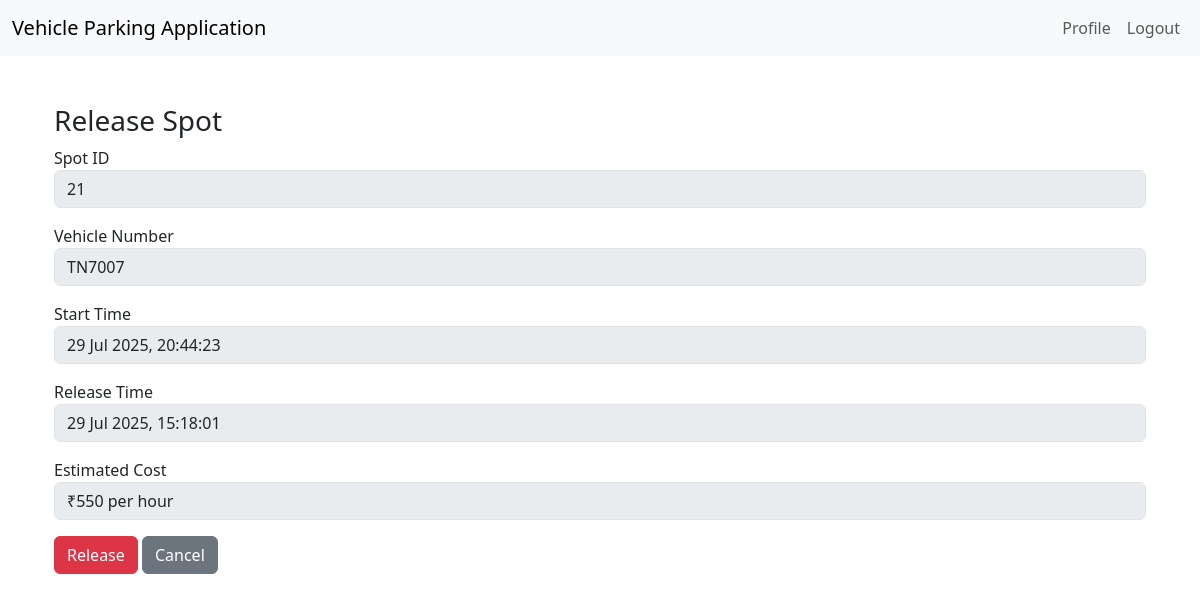
The app's page /user/release/10 (signed in) with its own data.
### applications/models.py (models this page shows)
class Parking_spot(db.Model):
    __tablename__ = "Parking_spot"
    id = db.Column(db.Integer, autoincrement = True, primary_key = True )
    parking_lot_id = db.Column(db.Integer, db.ForeignKey("Parking_lot.id"), nullable = False )
    is_booked = db.Column(db.Boolean, default=False)
    additional_info = db.Column(db.String(64), nullable=True)
    parking_lot = db.relationship("Parking_lot", backref=db.backref("parking_spots", lazy=True, cascade ="all, delete"))

class Booking(db.Model):
    __tablename__ = "Booking"
    id = db.Column(db.Integer, autoincrement = True, primary_key = True )
    user_id = db.Column(db.Integer, db.ForeignKey("User.id"), nullable = False )
    parking_spot_id = db.Column(db.Integer, db.ForeignKey("Parking_spot.id"), nullable = False )
    vehicle_number = db.Column(db.String(20), nullable = False )
    start_time = db.Column(db.DateTime, nullable = False )
    end_time = db.Column(db.DateTime, nullable = False )
    cost = db.Column(db.Integer, nullable = False )
    user = db.relationship("User", backref=db.backref("bookings", lazy=True, cascade ="all, delete"))
    parking_spot = db.relationship("Parking_spot", backref=db.backref("bookings", lazy=True, cascade ="all, delete"))

class Parking_lot(db.Model):
    __tablename__ = "Parking_lot"
    id = db.Column(db.Integer, autoincrement = True, primary_key = True )
    location = db.Column(db.String(64), nullable = False, unique=True )
    address = db.Column(db.String(512), nullable = False )
    pincode = db.Column(db.Integer, nullable = False )
    price = db.Column(db.Integer, nullable = False )
    max_no_spots = db.Column(db.Integer, nullable = False )
    landmark = db.Column(db.String(64), nullable = False )

### applications/routes.py (the view)
@app.route('/user/release/<int:booking_id>')
def release_form(booking_id):
    if 'user_id' not in session:
        return redirect(url_for('login'))
    booking = Booking.query.get_or_404(booking_id)
    now = datetime.now()
    return render_template('user/release_form.html', booking=booking, now=now)

### templates/user/release_form.html (shortened to what this page needs)
{% extends 'base.html' %}
{% block content %}
<div class="container mt-5">
  <h3>Release Spot</h3>
  <form method="POST" action="{{ url_for('confirm_release') }}">
    <div class="mb-3">
      <label>Spot ID</label>
      <input type="text" class="form-control" value="{{ booking.parking_spot.id }}" disabled>
    </div>
    <div class="mb-3">
      <label>Vehicle Number</label>
      <input type="text" class="form-control" value="{{ booking.vehicle_number }}" disabled>
    </div>
    <div class="mb-3">
      <label>Start Time</label>
      <input type="text" class="form-control" value="{{ booking.start_time.strftime('%d %b %Y, %H:%M:%S') }}" disabled>
    </div>
    <div class="mb-3">
      <label>Release Time</label>
      <input type="text" class="form-control" value="{{ now.strftime('%d %b %Y, %H:%M:%S') }}" disabled>
    </div>
    <div class="mb-3">
      <label>Estimated Cost</label>
      <input type="text" class="form-control" value="₹{{ booking.parking_spot.parking_lot.price }} per hour" disabled>
    </div>
    <button type="submit" class="btn btn-danger">Release</button>
    <a href="{{ url_for('user_dashboard') }}" class="btn btn-secondary">Cancel</a>
  </form>
</div>
{% endblock %}

### records on screen
Parking_spot: parking_spot.id "21"
Booking: vehicle_number "TN7007", start_time "29 Jul 2025, 20:44:23"
Parking_lot: parking_spot.parking_lot.price "₹550 per hour"
